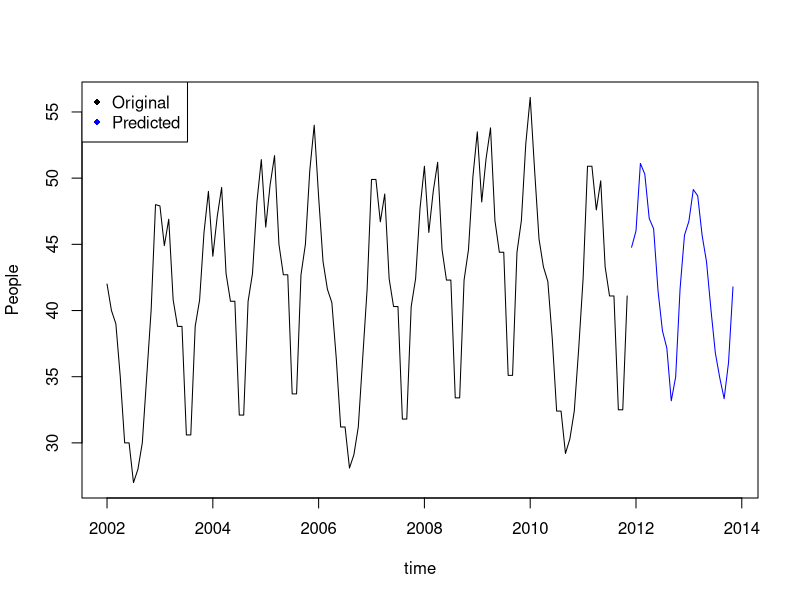

Write the R code that produced this figure.
 
 #This code works for predicting the values of sales using the already present values. Image is saved as image_predict_arima.png

 
 #reads the table into a
a <- read.table('Sales-time-series.txt',h=T)


  #making a time series object of data frame 'a' with frequency=12, starting from year 2002
sts <- ts(a$Sales,start=2002,frequency=12)

  #fits the ARIMA model
fit1 <- arima(sts, order=c(1,0,4), list(order=c(2,1,1), period=12),method="ML")
 
 
  #predicting for next 2 years
fore1 <- predict(fit1, n.ahead=24)


  #plotting 
ts.plot(sts,fore1$pred,gpars=list(xlab="time", ylab="People",col=c("black","blue")))
legend("topleft",cex=1, pch=18,col=c("black","blue"),legend=c("Original","Predicted"))